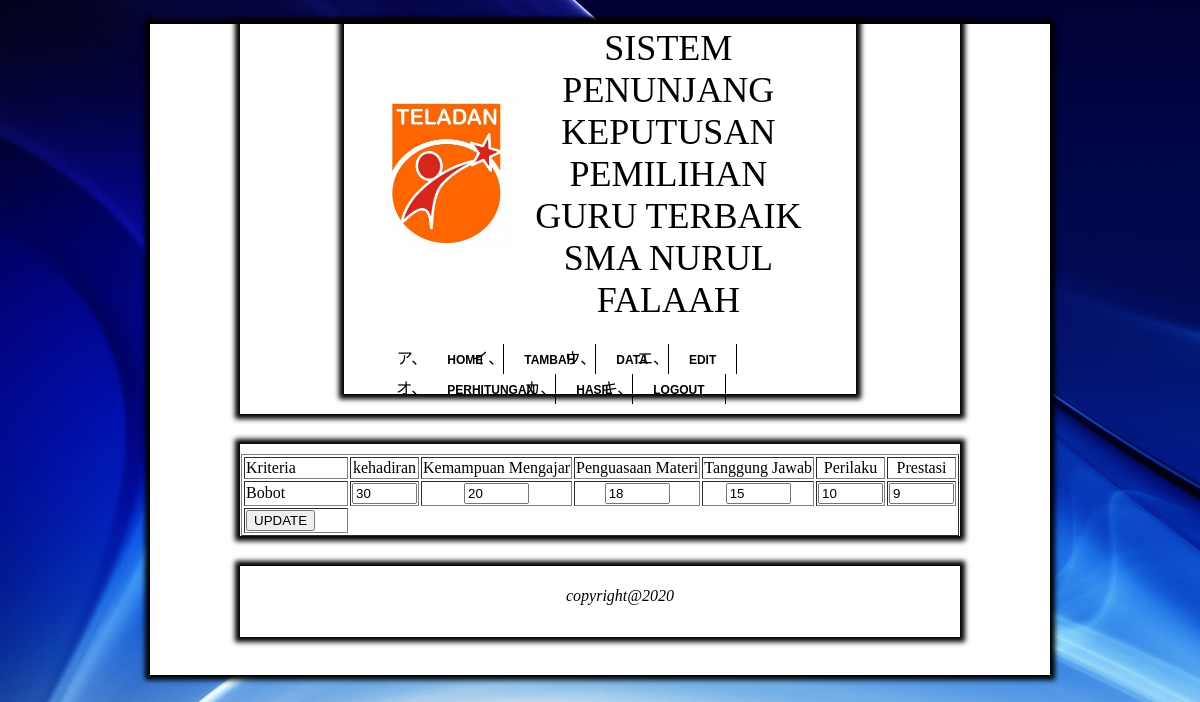
Screenshot of /admin/ubobot.php?id_bobot=1 with the database file from the repository.
### tables this page shows
CREATE TABLE IF NOT EXISTS `kriteria` (
`id_kriteria` int(2) NOT NULL,
  `c1` varchar(30) NOT NULL,
  `c2` varchar(30) NOT NULL,
  `c3` varchar(30) NOT NULL,
  `c4` varchar(30) NOT NULL,
  `c5` varchar(30) NOT NULL,
  `c6` varchar(30) NOT NULL
);

CREATE TABLE IF NOT EXISTS `bobot` (
`id_bobot` int(2) NOT NULL,
  `id_kriteria` int(2) DEFAULT NULL,
  `b1` int(4) NOT NULL,
  `b2` int(4) NOT NULL,
  `b3` int(4) NOT NULL,
  `b4` int(4) NOT NULL,
  `b5` int(4) NOT NULL,
  `b6` int(4) NOT NULL
);

### admin/ubobot.php (the view, shortened to what this page needs)
<html>
<head>
<link href="style.css" type="text/css" rel="stylesheet" />
</head>
<body>
<div id="container">
<div class="header">
<?php include "header.php"; ?>
</div>
<div class="conten">
<?php
$no=$_GET['id_bobot'];
$query=mysqli_query($GLOBALS["___mysqli_ston"], "select * from bobot where id_bobot='$no'");
?>
<form action="aksi/subobot.php" method="post">
<table border="1" align="center">
<?php
while($row=mysqli_fetch_array($query)){
?>
<?php
		$sql2 = mysqli_query($GLOBALS["___mysqli_ston"], "SELECT * FROM kriteria");
	while ($dt2 = mysqli_fetch_array($sql2)) {
	?>
		<tr>
		<td width="100">Kriteria</td>
		<td align='center'><?php echo $dt2['c1'];?></td>
		<td align='center'><?php echo $dt2['c2'];?></td>
		<td align='center'><?php echo $dt2['c3'];?></td>
		<td align='center'><?php echo $dt2['c4'];?></td>
		<td align='center'><?php echo $dt2['c5'];?></td>
		<td align='center'><?php echo $dt2['c6'];?></td>
		</tr>
		<?php } ?>
		<tr>
		<td>Bobot</td>
		<td align='center'><input type="text" name="a1" size="5" value="<?php echo $row['b1'];?>" /></td>
		<td align='center'><input type="text" name="a2" size="5" value="<?php echo $row['b2'];?>" /></td>
		<td align='center'><input type="text" name="a3" size="5" value="<?php echo $row['b3'];?>" /></td>
		<td align='center'><input type="text" name="a4" size="5" value="<?php echo $row['b4'];?>" /></td>
		<td align='center'><input type="text" name="a5" size="5" value="<?php echo $row['b5'];?>" /></td>
		<td align='center'><input type="text" name="a6" size="5" value="<?php echo $row['b6'];?>" /></td>
		</tr>
<tr>
<td><input type="submit" value="UPDATE" name="simpan" /></td>
</tr>
</table>
</form>
<?php
}
?>
</div>
<div class="footer">
<?php include "footer.php"; ?>
</div>
</div>
</body>
</html>

### admin/style.css (style rules this page uses)
body { background-image:url(../img/bg.jpg); background-attachment:fixed; background-repeat:repeat; }
#container { margin-top:2%; margin-left:17%; margin-right:17%; margin-bottom:auto; background-color:white; -moz-box-shadow: 0 0 5px 5px black; -webkit-box-shadow: 0 0 5px 5px black; box-shadow: 0 0 5px 5px blcak; height:auto; }
.header { background-color:white; margin-top:15px; padding-bottom:20px; padding-left:40px; padding-right:40px; }
.conten { background-color:white; height:auto; margin-left:5%; margin-right:5%; }

### css/style.css (style rules this page uses)
body { background-image:url(../img/bg.jpg); background-attachment:fixed; background-repeat:repeat; }
#container { margin-top:2%; margin-left:12%; margin-right:12%; margin-bottom:auto; background-color:no; height:auto; }
.header { background-color:white; margin-left:10%; margin-right:10%; -moz-box-shadow: 0 0 5px 5px black; -webkit-box-shadow: 0 0 5px 5px black; box-shadow: 0 0 5px 5px black; }
.conten { background-color:white; height:auto; margin-top:30px; margin-left:10%; margin-right:10%; padding-top:10px; -moz-box-shadow: 0 0 5px 5px black; -webkit-box-shadow: 0 0 5px 5px black; box-shadow: 0 0 5px 5px black; }

### rows the page displays
bobot: a1 "30", a2 "20", a3 "18", a4 "15", a5 "10", a6 "9"
kriteria: c1 "kehadiran", c2 "Kemampuan Mengajar", c3 "Penguasaan Materi", c4 "Tanggung Jawab", c5 "Perilaku", c6 "Prestasi"
